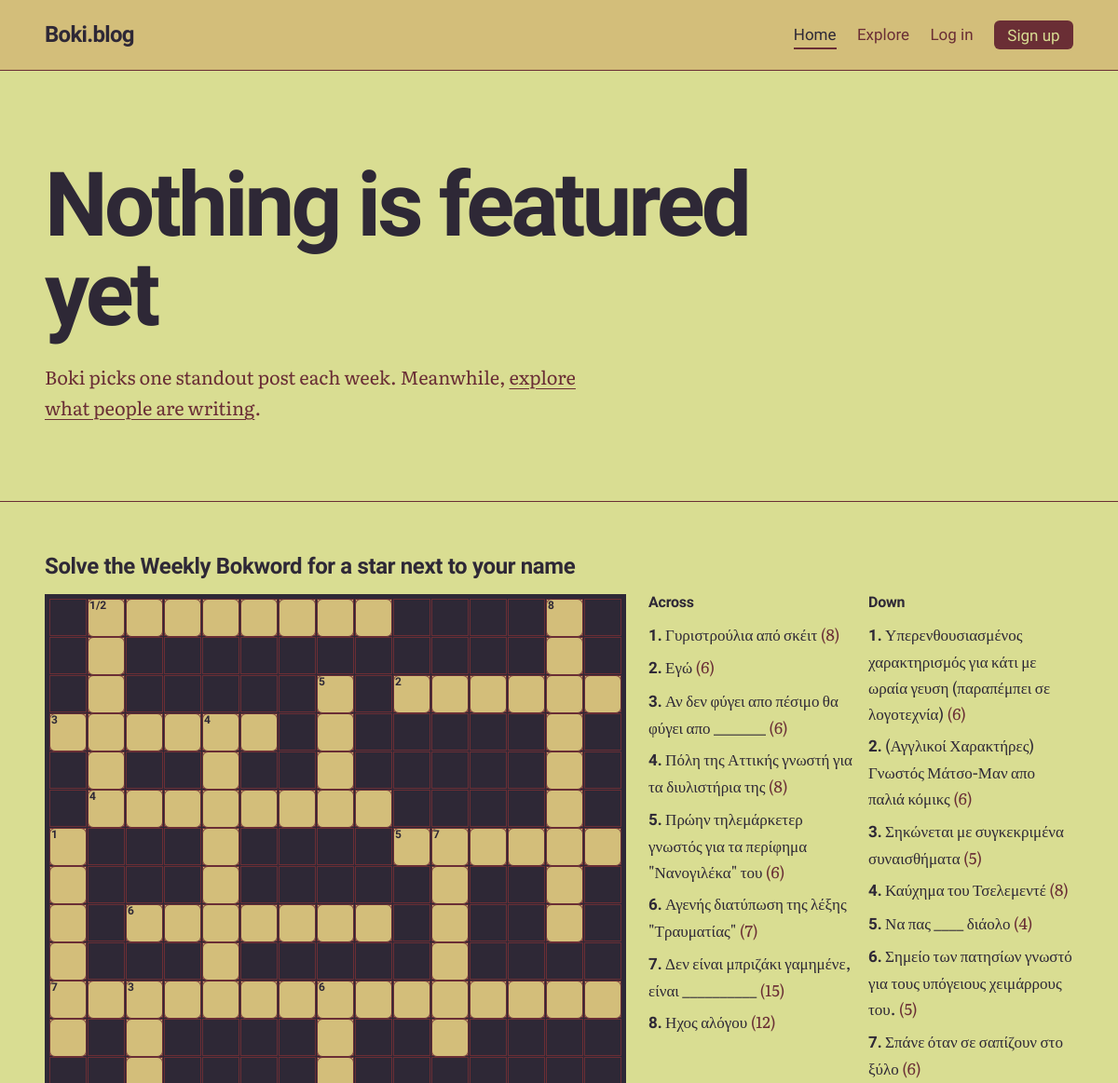
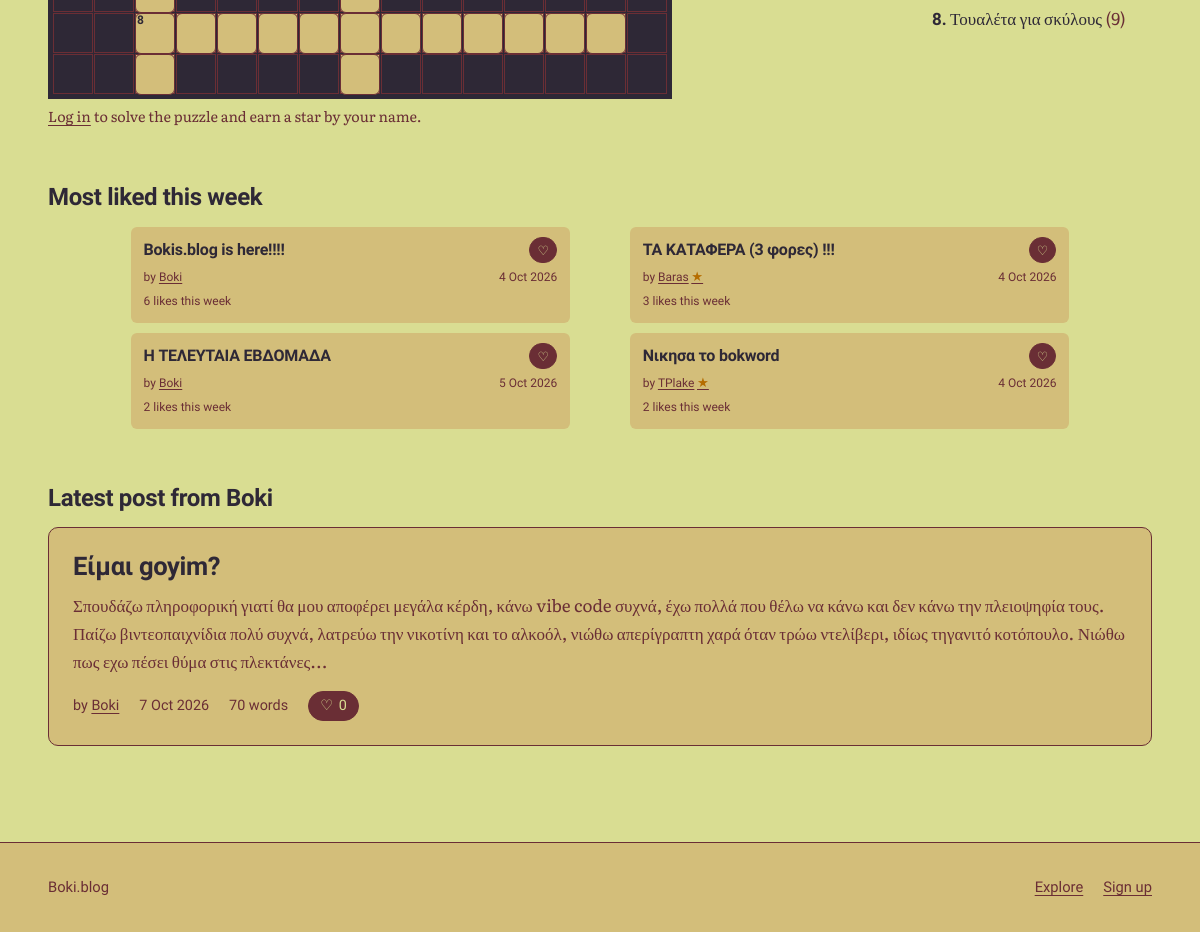
The app's page /, older data (2 pictures, top to bottom).
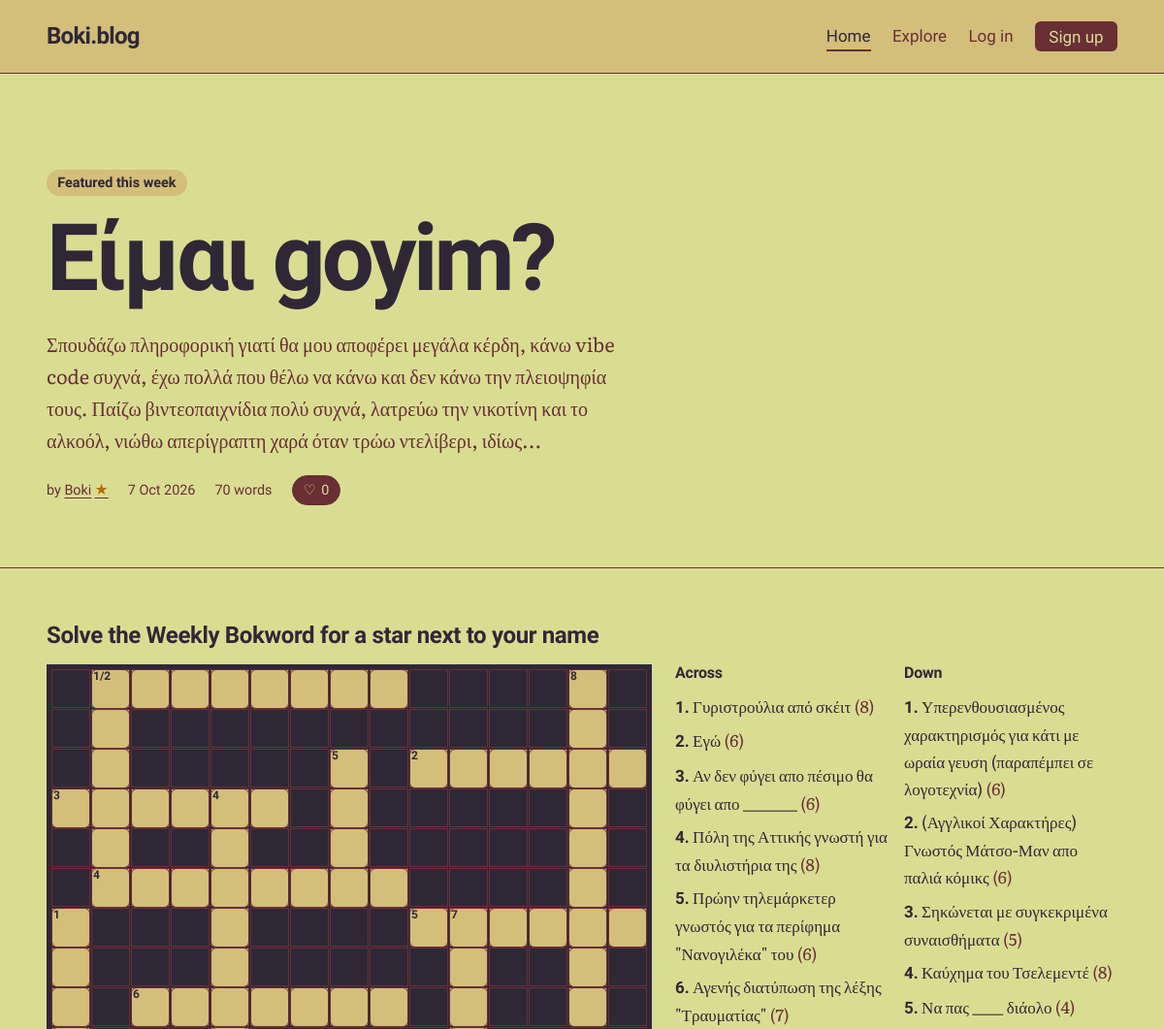
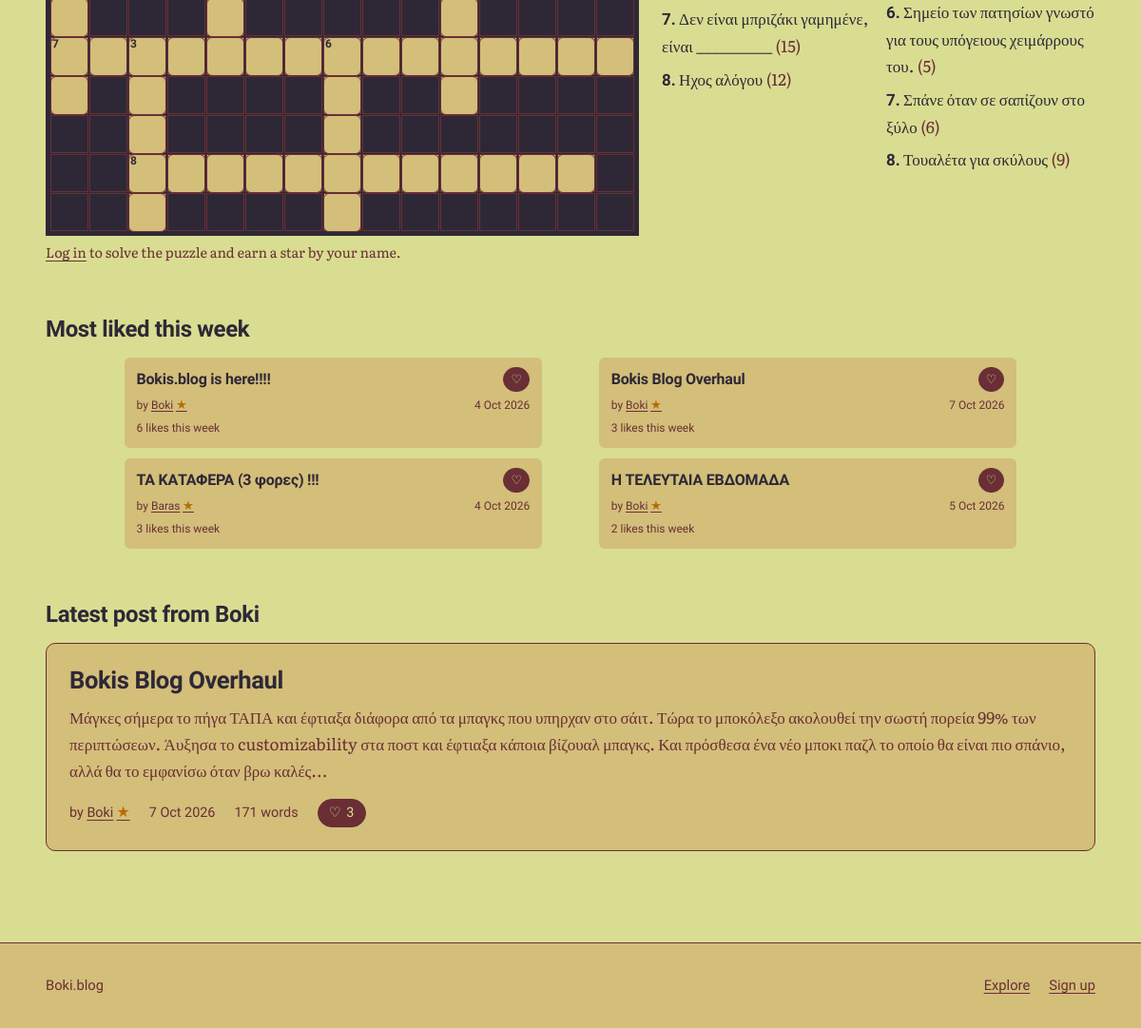
The same page, newer data (2 pictures, top to bottom).
### tables this page shows
CREATE TABLE posts (
    id         INTEGER PRIMARY KEY,
    user_id    INTEGER NOT NULL REFERENCES users(id) ON DELETE CASCADE,
    title      TEXT NOT NULL,
    body       TEXT NOT NULL,
    created_at TEXT NOT NULL DEFAULT (datetime('now')),
    updated_at TEXT,
    image      TEXT,
    text_color TEXT NOT NULL DEFAULT '#2E2836',
    title_color TEXT NOT NULL DEFAULT '#2E2836',
    background_color TEXT NOT NULL DEFAULT '#D9DD92'
, accent_color TEXT NOT NULL DEFAULT '#6A2E35', surface_color TEXT NOT NULL DEFAULT '#D3BE7A', button_text_color TEXT NOT NULL DEFAULT '#D9DD92');

CREATE TABLE users (
    id            INTEGER PRIMARY KEY,
    username      TEXT NOT NULL UNIQUE COLLATE NOCASE,
    password_hash TEXT NOT NULL,
    is_admin      INTEGER NOT NULL DEFAULT 0,
    created_at    TEXT NOT NULL DEFAULT (datetime('now')),
    bio           TEXT NOT NULL DEFAULT '',
    avatar        TEXT,
    profile_bg    TEXT NOT NULL DEFAULT '#D9DD92',
    profile_text  TEXT NOT NULL DEFAULT '#2E2836'
, avatar_position_x INTEGER NOT NULL DEFAULT 50, avatar_position_y INTEGER NOT NULL DEFAULT 50, bokword_victories INTEGER NOT NULL DEFAULT 0, boknections_victories INTEGER NOT NULL DEFAULT 0);

### app.py (the view, shortened to what this page needs)
@app.get("/")
def home():
    top_week = db().execute(
        f"""SELECT * FROM (
                SELECT {POST_COLS},
                  (SELECT COUNT(*) FROM likes w
                    WHERE w.post_id = p.id
                      AND w.created_at >= datetime('now', '-7 days')) AS week_likes
                {POST_FROM})
            WHERE week_likes > 0
            ORDER BY week_likes DESC, like_count DESC, created_at DESC
            LIMIT 4""", (viewer_id(),)).fetchall()
    featured = None
    featured_id = get_setting("featured_post_id")
    if featured_id:
        featured = get_post(int(featured_id))
    latest_admin_post = db().execute(
        f"SELECT {POST_COLS} {POST_FROM} WHERE u.is_admin = 1 "
        "ORDER BY p.created_at DESC, p.id DESC LIMIT 1",
        (viewer_id(),)).fetchone()
    crossword = get_crossword()
    crossword_entries_list = []
    crossword_completed = False
    crossword_answers = ""
    if crossword:
        crossword_entries_list = crossword_entries(crossword["solution"]) or []
    if crossword:
        for entry in crossword_entries_list:
            entry["hint"] = crossword["clues"].get(entry["key"], "")
    boknections = None
    return render_template("home.html", top_week=top_week, featured=featured,
                           latest_admin_post=latest_admin_post,
                           boknections=boknections,
                           crossword=crossword,
                           crossword_entries=crossword_entries_list,
                           crossword_completed=crossword_completed,
                           crossword_answers=crossword_answers)

### app.py (called while the page is built)
def db():
    if "db" not in g:
        g.db = sqlite3.connect(DB_PATH)
        g.db.row_factory = sqlite3.Row
        g.db.execute("PRAGMA foreign_keys = ON")
    return g.db

def get_setting(key):
    row = db().execute("SELECT value FROM settings WHERE key = ?", (key,)).fetchone()
    return row["value"] if row else None

def viewer_id():
    return g.user["id"] if g.user else -1

def get_crossword():
    row = db().execute(
        "SELECT solution, clues, version, updated_at FROM crossword_state WHERE id = 1"
    ).fetchone()
    if row is None or row["solution"] == "#" * 225:
        return None
    return {
        "solution": row["solution"],
        "clues": json.loads(row["clues"]),
        "version": row["version"],
        "updated_at": row["updated_at"],
    }

def boknections_enabled():
    return get_setting("boknections_enabled") == "1"

def get_post(post_id):
    return db().execute(
        f"SELECT {POST_COLS} {POST_FROM} WHERE p.id = ?",
        (viewer_id(), post_id)).fetchone()

@app.context_processor
def inject_site():
    return {"site_name": app.config["SITE_NAME"]}

def parse_ts(value):
    return datetime.strptime(value, "%Y-%m-%d %H:%M:%S")

### templates/home.html (shortened to what the changed rows need)
{% extends "base.html" %}
{% from "_macros.html" import like_button with context %}
{% from "_macros.html" import user_name %}
{% block content %}
<section class="featured" aria-labelledby="featured-title">
  <div class="wrap">
    {% if featured %}
      <p class="section-note">Featured this week</p>
      <h1 id="featured-title"><a href="{{ url_for('post', post_id=featured.id) }}">{{ featured.title }}</a></h1>
      <p class="lede">{{ featured.body|excerpt(260) }}</p>
      <ul class="meta">
        <li>by <a href="{{ url_for('profile', username=featured.username) }}">{{ user_name(featured.username, featured.crossword_star) }}</a></li>
        <li><time datetime="{{ featured.created_at|iso }}">{{ featured.created_at|date }}</time></li>
        <li>{{ featured.body|wordcount }} {{ 'word' if (featured.body|wordcount) == 1 else 'words' }}</li>
        <li>{{ like_button(featured, '/') }}</li>
      </ul>
    {% else %}
      <h1 id="featured-title">Nothing is featured yet</h1>
      <p class="lede">
        {% if g.user and g.user.is_admin %}
          Pick this week's featured post on the <a href="{{ url_for('admin') }}">Admin page</a>.
        {% else %}
          Boki picks one standout post each week. Meanwhile, <a href="{{ url_for('explore') }}">explore what people are writing</a>.
        {% endif %}
      </p>
    {% endif %}
  </div>
</section>
<div class="wrap home-sections">
  <section class="bokword" aria-labelledby="bokword-title">
    <h2 class="section-title" id="bokword-title">Solve the Weekly Bokword for a star next to your name</h2>
    {% if crossword %}
      <div class="bokword-board" data-crossword-board>
        <div class="crossword-layout">
          <div class="crossword-grid" role="group" aria-label="Weekly Bokword crossword grid">
            {% for index in range(225) %}
              {% set row = index // 15 %}
              {% set col = index % 15 %}
              {% if crossword.solution[index] != '#' %}
                {% set starts = crossword_entries
                  |selectattr('row', 'equalto', row)
                  |selectattr('col', 'equalto', col)
                  |list %}
                <label class="crossword-square{% if crossword_completed %} is-revealed{% endif %}"
                       aria-label="Row {{ row + 1 }}, column {{ col + 1 }}"
                       data-crossword-square="{{ index }}"
                       data-row="{{ row + 1 }}" data-col="{{ col + 1 }}"
                       style="grid-row: {{ row + 1 }}; grid-column: {{ col + 1 }};">
                  {% if starts %}
                    <small data-crossword-start-number="{{ index }}">{{ starts|map(attribute='number')|join('/') }}</small>
                  {% endif %}
                  {% if not crossword_completed %}
                    <input class="crossword-cell" type="text" maxlength="1" autocomplete="off"
                           data-crossword-cell="{{ index }}">
                  {% else %}
                    <span aria-hidden="true">{{ crossword_answers[index] }}</span>
                  {% endif %}
                </label>
              {% else %}
                <div class="crossword-square is-blocked" aria-hidden="true"
                     style="grid-row: {{ row + 1 }}; grid-column: {{ col + 1 }};"></div>
              {% endif %}
            {% endfor %}
          </div>
          <div class="crossword-clues">
            {% for direction in ['across', 'down'] %}
              <section>
                <h3>{{ direction|capitalize }}</h3>
                <ol>
                  {% for clue in crossword_entries if clue.direction == direction %}
                    <li data-crossword-entry data-direction="{{ clue.direction }}"
                        data-row="{{ clue.row }}" data-col="{{ clue.col }}">
                      <span class="crossword-clue-number">{{ clue.number }}.</span> {{ clue.hint }}
                      <span class="crossword-answer-length">({{ clue.length }})</span>
                    </li>
                  {% endfor %}
                </ol>
              </section>
            {% endfor %}
          </div>
        </div>
      </div>
    {% else %}
      <div class="bokword-placeholder">
        <p>Boki is preparing this week&rsquo;s Bokword.</p>
        {% if g.user and g.user.is_admin %}<p><a href="{{ url_for('admin') }}#crossword">Create the Weekly Bokword puzzle</a></p>{% endif %}
      </div>
    {% endif %}
  </section>
  <section aria-labelledby="top-title">
    <h2 class="section-title" id="top-title">Most liked this week</h2>
    {% if top_week %}
      <ol class="ranked top-week-grid">
        {% for p in top_week %}
          <li class="top-week-card">
            <div class="top-week-heading">
              <h3><a href="{{ url_for('post', post_id=p.id) }}">{{ p.title }}</a></h3>
              {% if g.user %}
                <form class="inline-form" method="post" action="{{ url_for('toggle_like', post_id=p.id) }}">
                  <input type="hidden" name="csrf_token" value="{{ csrf_token() }}">
                  <input type="hidden" name="next" value="/">
                  <button class="like {% if p.liked %}is-liked{% endif %}" type="submit" aria-pressed="{{ 'true' if p.liked else 'false' }}" aria-label="{{ 'Unlike' if p.liked else 'Like' }} {{ p.title }}">
                    <span aria-hidden="true">{{ '♥' if p.liked else '♡' }}</span>
                  </button>
                </form>
              {% else %}
                <a class="like" href="{{ url_for('login', next=url_for('home')) }}" aria-label="Log in to like {{ p.title }}"><span aria-hidden="true">♡</span></a>
              {% endif %}
            </div>
            <div class="top-week-byline">
              <span>by <a href="{{ url_for('profile', username=p.username) }}">{{ user_name(p.username, p.crossword_star) }}</a></span>
              <time datetime="{{ p.created_at|iso }}">{{ p.created_at|date }}</time>
            </div>
            <p class="top-week-count">{{ p.week_likes }} {{ 'like' if p.week_likes == 1 else 'likes' }} this week</p>
          </li>
        {% endfor %}
      </ol>
    {% else %}
      <p class="empty">No posts have been liked in the last 7 days. <a href="{{ url_for('explore') }}">Find one to like</a>.</p>
    {% endif %}
  </section>
  <section aria-labelledby="admin-post-title">
    {% if latest_admin_post %}
      <h2 class="section-title" id="admin-post-title">Latest post from Boki</h2>
      <article class="admin-latest-post">
        <h3><a href="{{ url_for('post', post_id=latest_admin_post.id) }}">{{ latest_admin_post.title }}</a></h3>
        <p>{{ latest_admin_post.body|excerpt(320) }}</p>
        <ul class="meta">
          <li>by <a href="{{ url_for('profile', username=latest_admin_post.username) }}">{{ user_name(latest_admin_post.username, latest_admin_post.crossword_star) }}</a></li>
          <li><time datetime="{{ latest_admin_post.created_at|iso }}">{{ latest_admin_post.created_at|date }}</time></li>
          <li>{{ latest_admin_post.body|wordcount }} {{ 'word' if (latest_admin_post.body|wordcount) == 1 else 'words' }}</li>
          <li>{{ like_button(latest_admin_post, '/') }}</li>
        </ul>
      </article>
    {% else %}
      <h2 class="section-title" id="admin-post-title">Latest post from Boki</h2>
      <p class="empty">No admin account has published a post yet.</p>
    {% endif %}
  </section>
</div>
{% endblock %}

### templates/_macros.html (shortened to what this page needs)
{% macro like_button(post, next) %}
  {% if g.user %}
    <form class="inline-form" method="post" action="{{ url_for('toggle_like', post_id=post.id) }}">
      <input type="hidden" name="csrf_token" value="{{ csrf_token() }}">
      <input type="hidden" name="next" value="{{ next }}">
      <button class="like {% if post.liked %}is-liked{% endif %}" type="submit" aria-pressed="{{ 'true' if post.liked else 'false' }}">
        <span aria-hidden="true">{{ '♥' if post.liked else '♡' }}</span>
        {{ post.like_count }}
        <span class="sr">{{ 'like' if post.like_count == 1 else 'likes' }}, {{ 'unlike' if post.liked else 'like this post' }}</span>
      </button>
    </form>
  {% else %}
    <a class="like" href="{{ url_for('login', next=next) }}">
      <span aria-hidden="true">♡</span> {{ post.like_count }}
    </a>
  {% endif %}
{% endmacro %}
{% macro user_name(username, crossword_star=false) %}
  {{ username }}{% if crossword_star %}<span class="achievement-star" role="img" aria-label="Solved the current Weekly Bokword" title="Solved the current Weekly Bokword">★</span>{% endif %}
{% endmacro %}

Row changes from the older to the newer data that the page shows:
no longer on this page (row unchanged): posts: title "Νικησα το bokword", created_at "4 Oct 2026", week_likes "2", week_likes "likes"
no longer on this page (row unchanged): users: username "TPlake"
changed posts "Είμαι goyim?": title (not shown) → "Είμαι goyim?"; body|excerpt (not shown) → "Σπουδάζω πληροφορική γιατί θα μου αποφέρει μεγάλα κέρδη, κάνω vibe code συχνά, έχω πολλά που θέλω να κάνω και δεν κάνω την πλειοψηφία τους. Παίζω βιντεοπαιχνίδια πολύ συχνά, λατρεύω την νικοτίνη και το αλκοόλ, νιώθω απερίγραπτη χαρά όταν τρώω ντελίβερι, ιδίως..."; created_at (not shown) → "7 Oct 2026"; body (not shown) → "70"; body (not shown) → "words"
changed users "Boki": username "Boki" → "Boki Boki"
shown differently, row unchanged: posts "Bokis.blog is here!!!!": now shows "★"
added posts: title "Bokis Blog Overhaul", {{ username }} "Boki", created_at "7 Oct 2026", week_likes "3", week_likes "likes", body|excerpt "Μάγκες σήμερα το πήγα ΤΑΠΑ και έφτιαξα διάφορα από τα μπαγκς που υπηρχαν στο σάιτ. Τώρα το μποκόλεξο ακολουθεί την σωστή πορεία 99% των περιπτώσεων. Άυξησα το customizability στα ποστ και έφτιαξα κάποια βίζουαλ μπαγκς. Και πρόσθεσα ένα νέο μποκι παζλ το οποίο θα είναι πιο σπάνιο, αλλά θα το εμφανίσω όταν βρω καλές...", body "171", body "words"
shown differently, row unchanged: posts "Η ΤΕΛΕΥΤΑΙΑ ΕΒΔΟΜΑΔΑ": now shows "★"
Text that changed along with them:
{{ post.like_count }}: "0" → "0 3"
{{ latest_admin_post.title }}: "Είμαι goyim?" → "Bokis Blog Overhaul"
{{ latest_admin_post.body|excerpt(320) }}: "Σπουδάζω πληροφορική γιατί θα μου αποφέρει μεγάλα κέρδη, κάνω vibe code συχνά, έχω πολλά που θέλω να κάνω και δεν κάνω την πλειοψηφία τους. Παίζω βιντεοπαιχνίδια πολύ συχνά, λατρεύω την νικοτίνη και το αλκοόλ, νιώθω απερίγραπτη χαρά όταν τρώω ντελίβερι, ιδίως τηγανιτό κοτόπουλο. Νιώθω πως εχω πέσει θύμα στις πλεκτάνες..." → "Μάγκες σήμερα το πήγα ΤΑΠΑ και έφτιαξα διάφορα από τα μπαγκς που υπηρχαν στο σάιτ. Τώρα το μποκόλεξο ακολουθεί την σωστή πορεία 99% των περιπτώσεων. Άυξησα το customizability στα ποστ και έφτιαξα κάποια βίζουαλ μπαγκς. Και πρόσθεσα ένα νέο μποκι παζλ το οποίο θα είναι πιο σπάνιο, αλλά θα το εμφανίσω όταν βρω καλές..."
{{ latest_admin_post.body|wordcount }}: "70" → "171"
text no longer shown: "♡ Nothing is featured yet Boki picks one standout post each week. Meanwhile, explore what people are writing ."
text now shown: "Featured this week by ★ ★ ♡ ♡"
